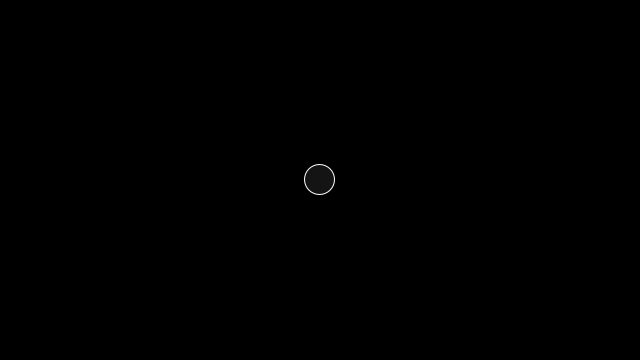
Frame 1 (no input)
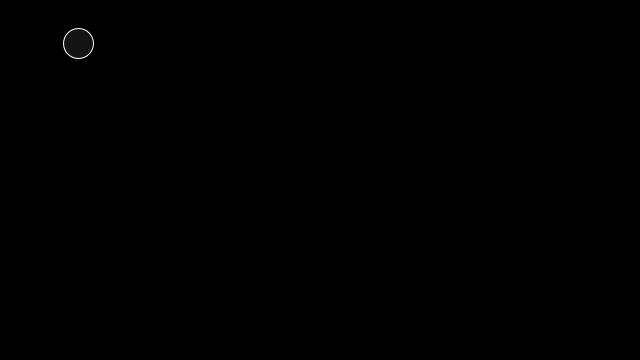
Frame 60 (the mouse pressed at the canvas centre just before this capture)
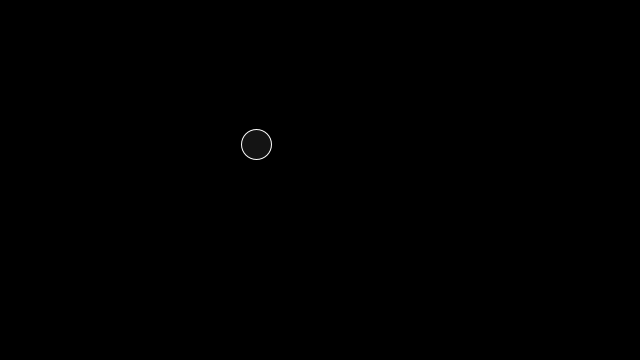
Frame 120 (the mouse held since frame 60 and released just before this capture)

The Processing sketch that drew these frames (run headless with seeded random() and noise(); from frame 60 on, the mouse is pressed at the canvas centre):

// Processing sketch: ex11_interactive_acceleration
// ── ex11_interactive_acceleration.pde
/*
  Exercise 11 - Interactive Acceleration
*/

Mover m;

void setup() {
  size(640, 360);
  m = new Mover();
}


void draw() {
  background(0);
  m.update();
  m.display();
}

// ── Mover.pde
class Mover {
 PVector mouse, dir, loc, vel, acc;
 int topSpeed = 5;
 
 Mover() {
   loc = new PVector(width/2, height/2);
   vel = new PVector(0,0);
   acc = new PVector(0,0);
 }
 
 void update() {
   mouse = new PVector(mouseX, mouseY);
   dir = PVector.sub(mouse, loc);
   
   dir.normalize();
   
   dir.mult(0.5);
   
   acc = dir;
   
   vel.add(acc);
   vel.limit(topSpeed);
   loc.add(vel);
 }
 
 void display() {
   stroke(255);
   fill(255, 20);
   ellipse(loc.x,loc.y,30,30);
 }
}
